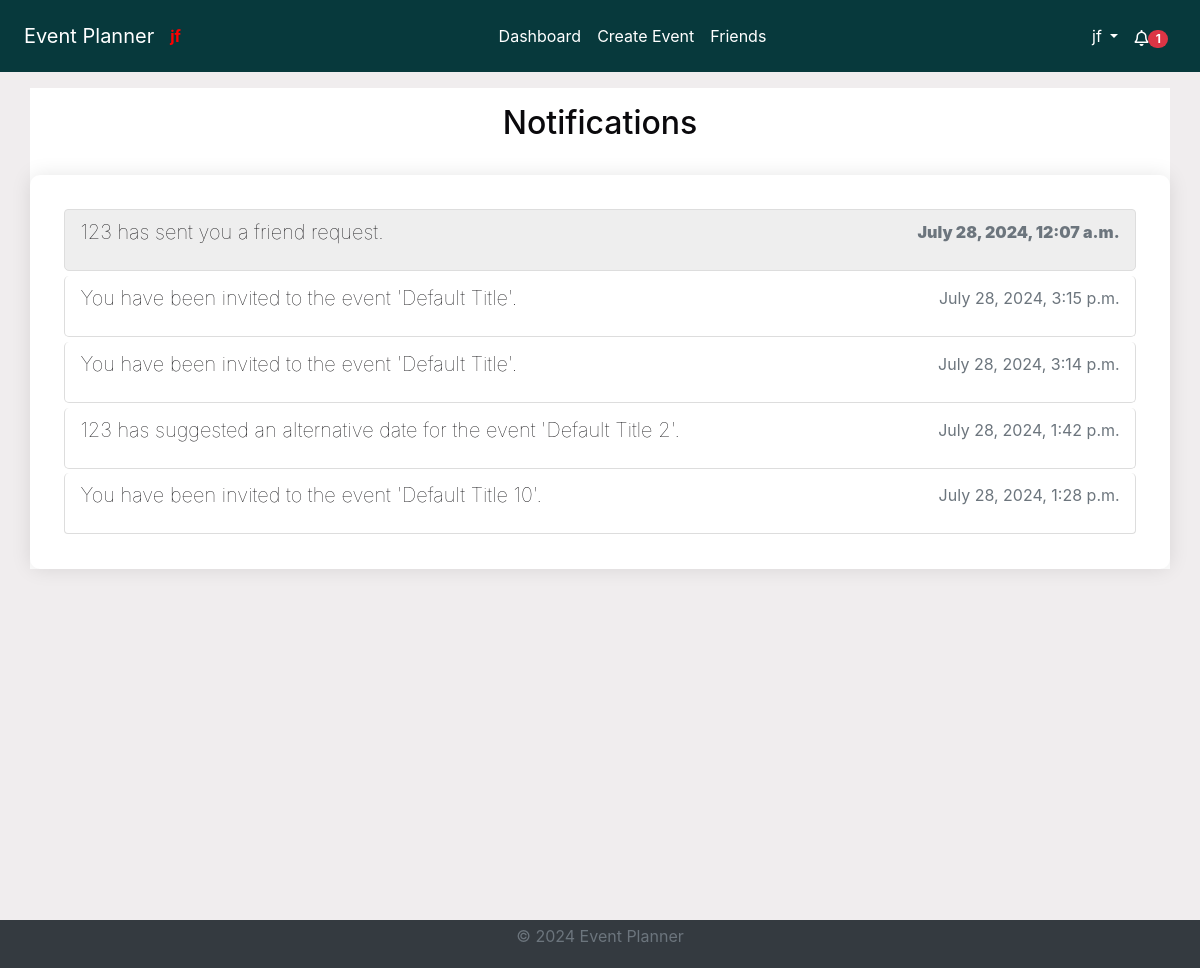
/notifications/ (signed in), run on an earlier commit of the app's database.
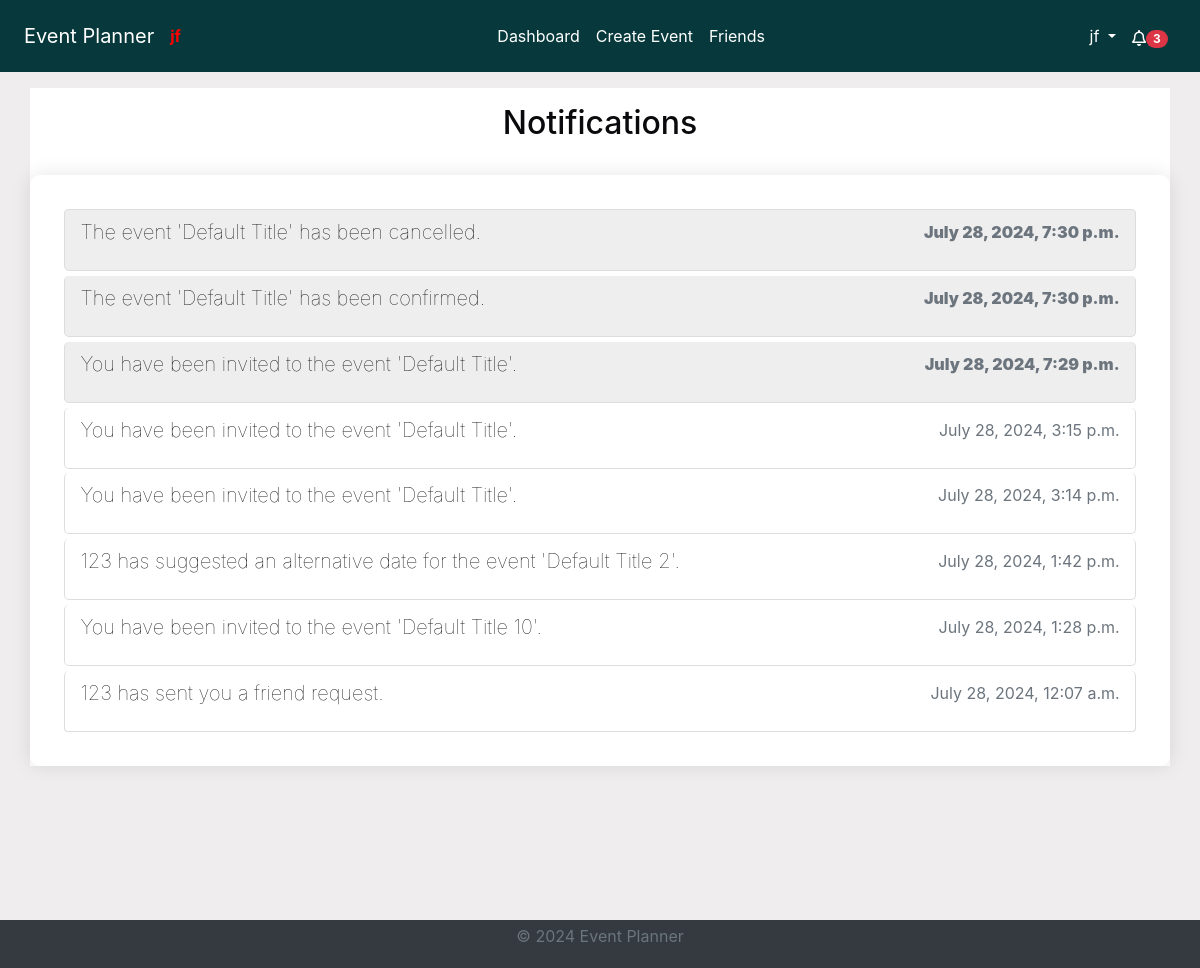
And on a later commit of the database.
### notifications/models.py (models this page shows, shortened)
class Notification(models.Model):
    NOTIFICATION_TYPES = [
        ("event_created", "Event Created"),
        ("event_updated", "Event Updated"),
        ("event_cancelled", "Event Cancelled"),
        ("invitation_response", "Invitation Response"),
        ("suggested_alternate_date", "Suggested Alternate Date"),
        ("event_confirmed", "Event Confirmed"),
        ("friend_request_received", "Friend Request Received"),
    ]
    user = models.ForeignKey(User, on_delete=models.CASCADE)
    event = models.ForeignKey(
        Event, on_delete=models.CASCADE, null=True, blank=True
    )
    type = models.CharField(max_length=50, choices=NOTIFICATION_TYPES)
    message = models.TextField()
    created_at = models.DateTimeField(auto_now_add=True)
    read = models.BooleanField(default=False)
    url = models.URLField(default="/")

### notifications/views.py (the view)
# urls.py: path("", views.notifications, name="notifications"),
@login_required
def notifications(request):
    notifications = Notification.objects.filter(user=request.user).order_by(
        "-created_at"
    )
    context = {"notifications": notifications}
    return render(request, "notifications/notifications.html", context)

### accounts/context_processors.py (called while the page is built)
def google_api_key(request):
    return {"GOOGLE_API_KEY": os.getenv("GOOGLE_API_KEY")}

### notifications/context_processors.py (called while the page is built)
def notifications(request):
    if request.user.is_authenticated:
        all_unread_notifications = Notification.objects.filter(
            user=request.user, read=False
        ).order_by("-created_at")
        unread_count = all_unread_notifications.count()
        recent_unread_notifications = all_unread_notifications[:8]
        return {
            "recent_unread_notifications": recent_unread_notifications,
            "unread_count": unread_count,
        }
    return {}

### templates/notifications/notifications.html (shortened to what this page needs)
{% extends 'base.html' %}
{% block content %}
<div class="container">
    <h2 class="text-center pt-3">Notifications</h2>
    <div class="notifications-list scrollable-column">
        <ul class="list-group">
            {% for notification in notifications|dictsort:'read' %}
                <li class="list-group-item {% if not notification.read %}bg-gray{% endif %}">
                    <a href="{% url 'mark_notification_read' notification.id %}" class="notification-link">
                        <h5 class="notification-title">{{ notification.message }}</h5>
                        <p class="notification-time text-muted">{{ notification.created_at|date:"F j, Y, g:i a" }}</p>
                    </a>
                </li>
                {% empty %}
                <li class="list-group-item text-center" style="padding:2rem;">
                    No notifications
                </li>
            {% endfor %}
        </ul>
    </div>
</div>
{% endblock %}

### templates/base.html (shortened to what this page needs)
<!DOCTYPE html>
<html lang="en">
<head>
    {% load static %}
    <link rel="stylesheet" href="https://stackpath.bootstrapcdn.com/bootstrap/4.5.2/css/bootstrap.min.css">
    <link rel="stylesheet" href="{% static 'css/styles.css' %}">
    <link rel="stylesheet" href="https://cdnjs.cloudflare.com/ajax/libs/font-awesome/5.15.4/css/all.min.css">
    <link rel="stylesheet" href="https://cdnjs.cloudflare.com/ajax/libs/fullcalendar/3.10.2/fullcalendar.min.css" />
</head>
<body class="c-app">
    <header class="c-header c-header-light c-header-fixed">
        <nav class="navbar navbar-expand-lg navbar-light">
            <a class="navbar-brand" href="{% url 'home' %}">Event Planner</a>
            <strong style="color:red;">   {{ user.username }} </strong>
            <div class="collapse navbar-collapse" id="navbarSupportedContent">
                {% if user.is_authenticated %}
                <ul class="navbar-nav mx-auto">
                    <li class="nav-item {% if request.resolver_match.url_name == 'dashboard' %}active{% endif %}">
                        <a class="nav-link" href="{% url 'dashboard' %}">Dashboard</a>
                    </li>
                    <li class="nav-item {% if request.resolver_match.url_name == 'create_event' %}active{% endif %}">
                        <a class="nav-link" href="{% url 'create_event' %}">Create Event</a>
                    </li>
                    <li class="nav-item {% if request.resolver_match.url_name == 'friends_page' %}active{% endif %}">
                        <a class="nav-link" href="{% url 'friends_page' %}">Friends</a>
                    </li>
                    {% endif %}
                </ul>
                {% if user.is_authenticated %}
                <ul class="navbar-nav d-flex">
                    <li class="nav-item dropdown">
                        <a class="nav-link dropdown-toggle" href="#" id="profileLink" role="button" data-toggle="dropdown" aria-haspopup="true" aria-expanded="false">
                            {{ user.username }}
                        </a>
                    </li>
                </ul>
                {% endif %}
            </div>
            {% if user.is_authenticated %}
                <ul class="navbar-nav ml-auto d-flex">
                    <li class="nav-item">
                        <a class="nav-link" href="#" id="notificationBell" role="button" data-toggle="dropdown" aria-haspopup="true" aria-expanded="false">
                            <i class="fas fa-bell" style="font-weight:100";></i>
                            {% if unread_count > 0 %}
                                <span class="badge badge-pill badge-danger">{{ unread_count }}</span>
                            {% else %}
                                <span class="badge badge-pill badge-danger" style="opacity: 0;min-width:1.5rem;min-height:0.9rem">{{ unread_count }}</span>
                            {% endif %}
                        </a>
                    </li>
                </ul>
            {% endif %}
        </nav>
    </header>
    <main class="c-main">
        <div class="container-fluid">
            <div class="fade-in">
                {% block content %}{% endblock %}
            </div>
        </div>
    </main>
    <footer class="footer py-1">
        <div class="container text-center">
            <p class="text-muted">&copy; 2024 Event Planner</p>
        </div>
    </footer>
</body>
</html>

### static/css/styles.css (style rules this page uses)
* { box-sizing: border-box; }
body, html { margin: 0; padding: 0; font-family: var(--font-family-sans-serif); background-color: var(--background); color: var(--text); height: 100%; }
:root { --primary: #07393c; --secondary: #2C666E; --accent: #90DDF0; --background: #F0EDEE; --text: #0A090C; --heading-bg: #eeeeee; --white: #fff; --gray: #6c757d; --gray-dark: #343a40; --success: #28a745; --info: #17a2b8; --warning: #ffc107; --danger: #dc3545; --light: #f8f9fa; --dark: #343a40; --breakpoint-xs: 0; --breakpoint-sm: 576px; --breakpoint-md: 768px; --breakpoint-lg: 992px; --breakpoint-xl: 1200px; --font-family-sans-serif: -apple-system, BlinkMacSystemFont, "Segoe UI", Roboto, "Helvetica Neue", Arial, "Noto Sans", sans-serif, "Apple Color Emoji", "Segoe UI Emoji", "Segoe UI Symbol", "Noto Color Emoji"; --font-family-monospace: SFMono-Regular, Menlo, Monaco, Consolas, "Liberation Mono", "Courier New", monospace; }
.container-fluid { display: flex; flex-direction: column; min-height: 100vh; }
.scrollable-column { overflow-y: auto; max-height: 100vh; }
header { background-color: var(--primary) !important; color: var(--white) !important; padding: .5rem !important; margin-bottom: 1rem !important; }
header a, header .navbar-brand, header .nav-link { color: var(--white) !important; }
footer { background-color: var(--dark) !important; color: var(--white) !important; padding: 1px 0px !important; padding-top: 0 !important; padding-bottom: 0 !important; margin-top: 2rem !important; text-align: center !important; margin-top: auto; }
body>main>div>div>div.container { background-color: var(--white); padding: 2rem; box-shadow: 0 0 10px rgba(0, 0, 0, .5); }
.notifications-list { background-color: var(--white); padding: 2rem; border-radius: 10px; box-shadow: 0 0 20px rgba(0, 0, 0, .1); width: 100%; max-width: 100%; margin: 2rem auto; color: var(--text); }
.notifications-list ul { list-style-type: none; padding: 0; }
.notifications-list ul li { margin: .15rem; padding: 10px 15px; border: 1px solid #ddd; border-radius: 5px; transition: background-color .3s; }
.notifications-list ul li .notification-link { text-decoration: none; color: var(--text); display: flex; justify-content: space-between; }
.navbar-nav.mx-auto { flex: 1; justify-content: center; }
#notificationBell { margin-right: auto; padding-top: .9rem; display: flex; justify-content: flex-end; }
.bg-gray.bg-gray { background-color: var(--heading-bg) !important; font-weight: 900; }
.notification-title { font-weight: 100; }
body>main>div>div>div.container { padding: 0rem; box-shadow: none; }

What changed in the data, as far as the page shows it:
added Notification: message "The event 'Default Title' has been cancelled.", created_at "July 28, 2024, 7:30 p.m.", read False (drawn)
added Notification: message "The event 'Default Title' has been confirmed.", created_at "July 28, 2024, 7:30 p.m.", read False (drawn)
added Notification: message "You have been invited to the event 'Default Title'.", created_at "July 28, 2024, 7:29 p.m.", read False (drawn)
changed Notification "123 has sent you a friend request.": read False → True (drawn); moves down the list
Also different on the page:
{{ unread_count }}: "1" → "3"
